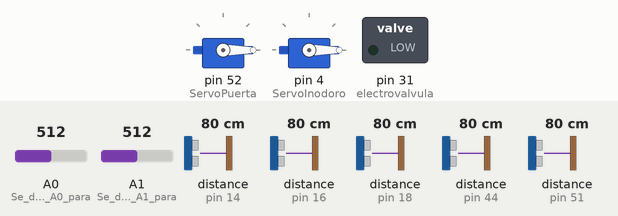
Simulated run of this sketch. Board: Arduino Mega 2560, built with avr-gcc and run on an emulated ATmega2560. On the bench: 2 × servo, switched loads named in the sketch (green lamp = pin HIGH). The test bench sets the inputs (shaded band); at power-on: distance to the obstacle (sensors on pin 44, pin 16, pin 14, pin 18, pin 51) 80 cm, A1 (Se_define_el_pin_A1_para) = 512, A0 (Se_define_el_pin_A0_para) = 512. What the sketch prints to the serial monitor is not drawn.

Above: at 1.9 s.
2.0 s: distance to the obstacle (sensor on pin 44) set to 18 cm
8.6 s: distance to the obstacle (sensor on pin 44) set to 14 cm
At 13.6 s:
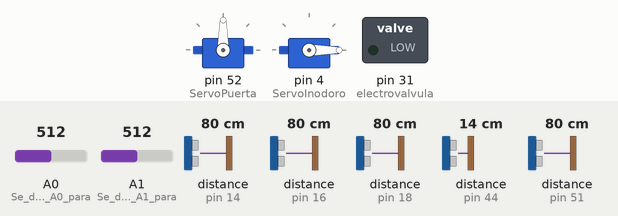
14.1 s: A1 (Se_define_el_pin_A1_para) set to 261
20.7 s: A1 (Se_define_el_pin_A1_para) set to 233
At 27.4 s:
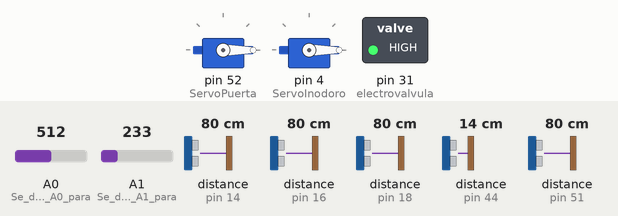
At 29.8 s:
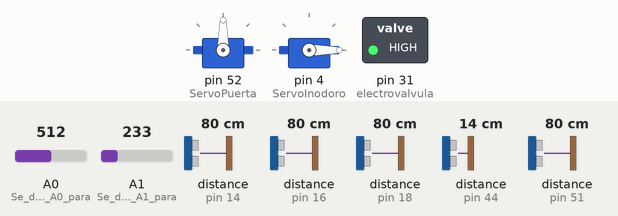
33.9 s: distance to the obstacle (sensor on pin 16) set to 6 cm
At 34.7 s:
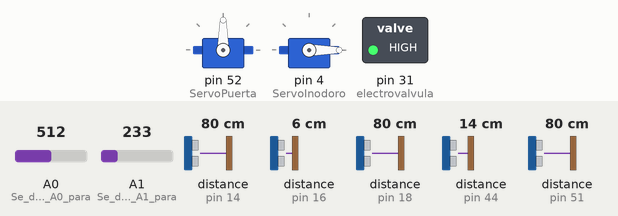
40.2 s: distance to the obstacle (sensor on pin 16) set to 3 cm
Timing chart, 0 to 43.3 s (numbered marks = the images above; inputs shaded):
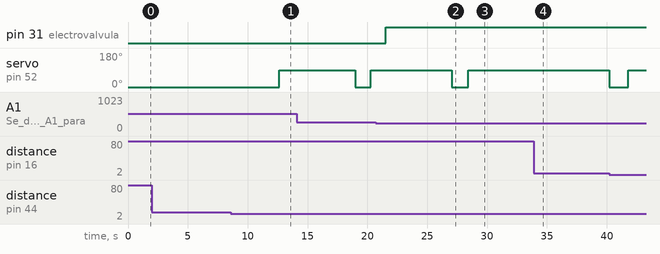

Measured:
- the behaviour switches between 16 and 15 cm on distance to the obstacle (sensor on pin 44) (found by bisection; images 0 and 1)
- the behaviour switches between 251 and 250 on A1 (Se_define_el_pin_A1_para) (found by bisection; images 1 and 2)
- after the input at 2.0 s, every drawn part: stays the same
- after the input at 8.6 s, servo on pin 52 (ServoPuerta): 0° → 90° after 4.1 s
- after the input at 20.7 s, pin 31 (electrovalvula): LOW → HIGH after 0.83 s
- after the input at 33.9 s, servo on pin 52 (ServoPuerta): stays 90° (without the input it goes to 0° after 1.3 s)

The sketch:

Ba_o_COMPLETO.ino
```cpp
#include <NewPing.h>
#include <Servo.h>

/*
  Pin 15: para el ULTRA SONIDO que dispara INODORO
  Pin 14: para el ULTRA SONIDO que recibe  INODORO
  Pin 17: para el BOTON que dispara INODORO
  Pin 16: para el BOTON que recibe INODORO
  Pin 4:  para el SERVO MOTOR
  Pin A0: para el SENSOR DE AGUA INODORO
  --------------------------------------------------
  Pin 19: para el ULTRA SONIDO que dispara LAVAMANOS
  Pin 18: para el ULTRA SONIDO que recibe LAVAMANOS
  Pin 31: para la ELECTRO VALVULA
  Pin A1: para el SENSOR DE AGUA LAVAMANOS
  --------------------------------------------------
  Pin 45: para el ULTRA SONIDO que dispara PUERTA Fuera
  Pin 46: para el ULTRA SONIDO que recibe PUERTA Fuera
  Pin 50: para el ULTRA SONIDO que dispara PUERTA Adentro
  Pin 51: para el ULTRA SONIDO que recibe PUERTA Adentro
  Pin 53: para el SERVO Puerta
*/

//Configuracion Ultra Sonido
#define dispara  15
#define recibe   14
#define distanciaMax 30
NewPing sonar(dispara, recibe, 10);
NewPing boton(17, 16, 10);

//Variable para el servo
Servo ServoInodoro;

//Inicialisacion de variables para el tiempo
long momentoDetectado = 0;
long tiempoServo = 0;
long tiempoMojado = 0;
long tiempoMojadoLavamanos = 0;

//Flags
boolean flagUltraSonido = false;  //true si se detecto con el ultrasonido algo x mas de 5 segundos
boolean flagTiempo = true;        //true si no detecto nada y false si detecto
boolean flagServo = false;
boolean flagServo90 = true;
boolean flagMojadoInodoro = true;
boolean flagAlertAguaInodoro = false ;
boolean flagMojadoLavamanos = true;

//Configuracion Ultra Sonido
  #define disparaLavamanos  19
  #define recibeLavamanos   18
  NewPing sonarLavamanos(disparaLavamanos, recibeLavamanos, 10);

  //Configuracion variables Lavamanos
  int electrovalvula = 31; //EL PIN 31 PARA LA ELECTROVALVULA     //LAVAMANOS

  //Inicializacion de variables para el tiempo
  long tiempoDetectadoLavamanos = 0;          //LAVAMANOS

//--------------------------------------NIKI PUERTA----------------------------------

//----------------------------------------------------Configuracion Ultra Sonido Puerta de INGRESO--------------------------------------------------
#define disparaPuerta  45
#define recibePuerta   44
#define distanciaMaxPuerta 15
NewPing sonarPuerta(disparaPuerta, recibePuerta, distanciaMaxPuerta);

//----------------------------------------------------Configuracion Ultra Sonido Puerta de RETIRO---------------------------------------------------
                    //Codigo Nuevo!!!!
#define disparaPuertaRetiro  50
#define recibePuertaRetiro   51
#define distanciaMaxPuertaRetiro 15
NewPing sonarPuertaRetiro(disparaPuertaRetiro, recibePuertaRetiro, distanciaMaxPuertaRetiro);


//--------------------------------------------------------------Variable para el servo--------------------------------------------------------------
Servo ServoPuerta;

//-----------------------------------------------------Inicialisacion de variables para el tiempo---------------------------------------------------
long tiempoDetectadoPuerta = 0;
long tiempoServoPuerta = 0;
                                        //Codigo Nuevo!!!!
long tiempoDetectadoPuertaRetiro = 0;
long tiempoServoPuertaRetiro = 0;

//---------------------------------------------------------------------Flags------------------------------------------------------------------------
boolean flagUltraSonidoPuerta = false;
boolean flagTiempoPuerta = true;
boolean flagServoPuerta = false;
boolean flagServo90Puerta = true;
                                        //Codigo Nuevo!!!!
boolean flagUltraSonidoPuertaRetiro = false;
boolean flagTiempoPuertaRetiro = true;
boolean flagServoPuertaRetiro = false;
boolean flagServo90PuertaRetiro = true;
boolean flagPuertaRetiro = false;
boolean flagPuertaRetiroDentro = true;


void setup()
{
  Serial.begin(9600);
  ServoPuerta.attach(52);
  ServoPuerta.write(0);
  ServoInodoro.attach(4);
  ServoInodoro.write(0);
  pinMode(A0, INPUT); //Se define el pin A0 para el sensor de agua del inodoro
  pinMode(A1, INPUT); //Se define el pin A1 para el sensor de agua del lavamanos
  pinMode(electrovalvula, OUTPUT); //SE DEFINE EL PIN DE LA ELECTRVALVULA COMO SALIDA       //LAVAMANOS
}

void loop()
{
  Serial.print("El sensor de agua mide: ");
    Serial.println(analogRead(A0));
  delay(1000);

  if(flagAlertAguaInodoro)
  {
    Serial.println("ALERTA/ALERTA/ALERTA/ALERTA/ALERTA/ALERTA/ALERTA");
    apagado();
    ultrasonidoLavamanos();
    puerta();
  }
  else
  {
    ultraSonidoInodoro();
    servoInodoro();
    aguaInodoro();
    ultrasonidoLavamanos();
    puerta();
  }

}

void ultraSonidoInodoro()
{
  if (detectar(1))                       //ingresa si detecta presencia
  {
    Serial.println("A");
    if (flagTiempo)                       //ingresa si es la primera vez que detecta presencia.
    {
      Serial.println("-------------------PRIMERA-------------------");
      flagTiempo = false;
      momentoDetectado = millis();         //guarda el momento cuando se detecta presencia x primera vez
    }
    if (millis() > momentoDetectado + 5000)//pregunta si pasaron 5s desde que detecto presencia x primera vez
    {
      flagUltraSonido = true;
      Serial.println("------------------5 SEGUNDOS-----------------");
    }
  }
  else
  {
    flagTiempo = true;
    Serial.println("NO Detectado");
    if (flagUltraSonido)
    {
      Serial.println("MOVE EL CULO");
      flagUltraSonido = false;
      flagServo = true;
    }
  }
}

boolean detectar(int num)
{
  //devuelve true si detecta una precencia a 20 cm o menos
  int distancia = calcularDistancia(num);
    Serial.print("la distancia detectada es: ");
    Serial.println(distancia);
  if ( distancia <20 and distancia >= 5)
  {
    //Serial.println("DETECTADO");
    return true;
  }
  else
  {
    return false;
  }
}

int calcularDistancia(int num)
{
  //calcula el tiempo que tardo ir y venir la sonda y con eso se calcula la distancia
  int Tiempo;
  switch(num)
  {
    case 1: //ultraSonido inodoro
            Tiempo = sonar.ping_median();
            Serial.println("INODORO");
            break;
    case 2: //ultraSonido boton
            Serial.println("BOTON");
            Tiempo = boton.ping_median();
            break;
    case 3: //ultraSonido lavamanos
            Serial.println("LAVAMANOS");
            Tiempo = sonarLavamanos.ping_median();
            break;
  }
   int Distancia = Tiempo / US_ROUNDTRIP_CM;
   return Distancia;
}
void servoInodoro()
{
    if (flagServo)
  {
    if (flagServo90)
    {
      moverServo90();
    }
    if (millis() > tiempoServo + 2000)
    {
      moverServo0();
    }
  }
}

void moverServo90()
{
  Serial.println("MOVIDO 90");
  ServoInodoro.write(90);
  flagServo90 = false;
  tiempoServo = millis();
}

void moverServo0()
{
  Serial.println("MOVIDO 0");
  ServoInodoro.write(0);
  flagServo = false;
  flagServo90 = true;
}

void aguaInodoro()
{
  if(analogRead(A0)>250)
  {
    Serial.println("-----------------------------------------------------------------------------------------------------------------------------------");
    if(flagMojadoInodoro)
    {
      tiempoMojado = millis();
      Serial.println("------------------MOJADO-----------------");
      flagMojadoInodoro=false;
    }

    if(millis() > tiempoMojado+5000)
    {
      Serial.println("------------------ALERT------------------");
      flagAlertAguaInodoro = true;
      ServoInodoro.write(0);
    }
  }
  else
  {
    flagMojadoInodoro=true;
  }
}

void apagado()
{
  if(detectar(2))
  {
    Serial.println("Boton Activado");
    flagAlertAguaInodoro = false;
    delay(5000);
  }
}

//--------------------------------------------------------------------------------LAVAMANOS-----------------------------------------------------------------------------------------------


void ultrasonidoLavamanos()
{
  if(analogRead(A1)>250)
  {
    aguaLavamanos();
  }else
    {
      if(detectar(3))
        {
          apagarLavamanos();
        }
      else
        {
          tiempoDetectadoLavamanos = activarLavamanos();
        }
    }

}

void aguaLavamanos()
{
    if(flagMojadoLavamanos)
    {
      tiempoMojadoLavamanos = millis();
      Serial.println("------------------MOJADO-----------------");
      flagMojadoLavamanos = false;
    }

    if(millis() > tiempoMojadoLavamanos+5000)
    {
      Serial.println("------------------ALERT------------------");
      apagarLavamanos();
    }
}

int activarLavamanos(){
  digitalWrite(electrovalvula, HIGH);
  Serial.println("prendemos lavamanos");
  return millis();
}

void apagarLavamanos(){
  digitalWrite(electrovalvula, LOW);
  Serial.println("apagamos lavamanos");
 }

 //--------------------------------------------PUERTA------------------------------------
 void puerta()
{
  if (detectarPuertaIngreso())                                                                    //ingresa si detecta presencia
  {
   if (flagTiempoPuerta)                                                                          //ingresa si es la primera vez que detecta presencia
   {
     flagTiempoPuerta = false;                                                                    //Cambia a false para que no entre la segunda vez que se detecta
     tiempoDetectadoPuerta = millis();                                                            //Empieza a correr el tiempo mientras se este detectando
   }
   if (millis() > tiempoDetectadoPuerta + 3500)                                                   //Cuando tiempo llegue a 3,5 segundos
   {
     flagUltraSonidoPuerta = true;
     flagServoPuerta = true;
   }
  }
  else if(detectarPuertaRetiro())   //CODIGO NUEVO!!!!!!!!!!!!!!!!!!!!!!!!!!!!!!!!!!!!!!!!!!!!!!!!!!!!!!!!!!!!
  {
   if (flagTiempoPuertaRetiro)                                                                    //ingresa si es la primera vez que detecta presencia
   {
    flagTiempoPuertaRetiro = false;                                                               //Cambia a false para que no entre la segunda vez que se detecta
    tiempoDetectadoPuertaRetiro = millis();                                                       //Empieza a correr el tiempo mientras se este detectando
   }
   if (millis() > tiempoDetectadoPuertaRetiro + 3500)                                             //Cuando tiempo llegue a 3,5 segundos
   {
    flagUltraSonidoPuertaRetiro = true;                                                           //El flagUltraSonidoPuertaRetiro es True
   }
  }
  else
  {
    flagTiempoPuerta = true;
  }

  while(flagUltraSonidoPuertaRetiro){                                                             //Cuando el flagUltraSonidoPuertaRetiro sea True va a entrar
    Serial.println("Entro al While de Puerta");
    flagTiempoPuertaRetiro = true;
    if (flagUltraSonidoPuertaRetiro)
    {
      flagUltraSonidoPuertaRetiro = false;                                                              //Cambia el flagUltraSonidoPuertaRetiro a False para que no entre otra vez
      flagServoPuertaRetiro = true;
    }
  }

  if (flagServoPuerta)                                                                            //Cuando el flag sea true va a entrar
  {
    if (flagServo90Puerta)
    {
      moverServo90Puerta();                                                                       //Mueve el Servo unos 90º
    }
    if (millis() > tiempoServoPuerta + 5500)                                                      //Espera unos 5,5 segundos y despues cierra la puerta
    {
      moverServo0Puerta();                                                                        //Mueve el Servo a la posicion inicial 0°
    }
  }
  else if(flagServoPuertaRetiro)      //CODIGO NUEVO!!!!!!!!!!!!!!!!!!!!!!!!!!!!!!!!!!!!!!!!!!!!!!!!!!!!!!!!!!!!!!
  {
     if (flagServo90PuertaRetiro)
    {
      moverServo90PuertaRetiro();                                                                 //Mueve el Servo unos 90º
    }
    if (millis() > tiempoServoPuertaRetiro + 5500)                                                //Espera unos 3,5 segundos y despues cierra la puerta
    {
      moverServo0PuertaRetiro();                                                                  //Mueve el Servo a la posicion inicial 0°
    }
  }
}


boolean detectarPuertaIngreso()                                                                   //Devuelve true si se detecta una presencia a 100cm o menos
{
                                      //CODIGO NUEVO!!!!!!!!!!!!!!!!!!!!!!!!!!!!!!!!!!!!!!!!!!!!!!!!!!!!!!!!!!!!!
  if(flagPuertaRetiroDentro){                                                                     //Si hay alguien dentro del baño la puerta no se puede abrir desde afuera
     int distanciaPuerta = calcularDistanciaPuerta();
    if ( distanciaPuerta <= 25  and  distanciaPuerta >=5 )
    {
      Serial.println(distanciaPuerta);
      Serial.println("Detecta AFUERA");
      return true;
    }
    else
    {
      Serial.println("NO Detecta AFUERA");
      return false;
    }
  }
  return false;
}

int calcularDistanciaPuerta()                                                                    //Calcula el tiempo que tarde en ir y volver la sonda y asi calcula la distancia
{
  int TiempoPuerta = sonarPuerta.ping_median();
  int DistanciaPuerta = TiempoPuerta / US_ROUNDTRIP_CM;
  return DistanciaPuerta;
}

void moverServo90Puerta()                                                                        //Mueve al Servo en 90°
{
  Serial.println("Se abrio la puerta desde AFUERA");
  ServoPuerta.write(90);
  flagServo90Puerta = false;
  tiempoServoPuerta = millis();
}

void moverServo0Puerta()                                                                         //Mueve al Servo a 0°
{
  Serial.println("Se cerro la puerta desde AFUERA");
  ServoPuerta.write(0);
  flagServoPuerta = false;
  flagServo90Puerta = true; //!!!!!!!!!!!!!!!!!!!!!!!!!!!!!!!!!!!!!!!!!!!!!!!!!!!!!!!!!!!!!!!!ALERT
}


//----------------------------------------------------------------------      C O D I G O  N U E V O      ----------------------------------------------------------------------


int calcularDistanciaPuertaRetiro()                                                              //Calcula el tiempo que tarde en ir y volver la sonda y asi calcula la distancia
{
  int TiempoPuertaRetiro = sonarPuertaRetiro.ping_median();
  int DistanciaPuertaRetiro = TiempoPuertaRetiro / US_ROUNDTRIP_CM;
  return DistanciaPuertaRetiro;
}

void moverServo0PuertaRetiro()                                                                   //Mueve al Servo en 0°
{
  Serial.println("Se cerro la puerta desde ADENTRO");
  ServoPuerta.write(0);
  flagServoPuertaRetiro = false;
  flagServo90PuertaRetiro = true;
  flagServoPuerta = false;
}

void moverServo90PuertaRetiro()                                                                  //Mueve al Servo en 90°
{
  Serial.println("Se abrio la puerta desde ADENTRO");
  ServoPuerta.write(90);
  flagServo90PuertaRetiro = false;
  tiempoServoPuertaRetiro = millis();
}

boolean detectarPuertaRetiro()                                                                   //Si la ditancia detectada es igual o menor a 100 cm devuelve true
{
  int distanciaPuertaRetiro = calcularDistanciaPuertaRetiro();                                   //Calcula el tiempo que tarde en ir y volver la sonda y asi calcula la distancia, y la guarda en la variable
  if ( distanciaPuertaRetiro <= 25  and  distanciaPuertaRetiro >=5)                               //Verifica si la distancia es igual o menor a 100 cm
  {
    Serial.println(distanciaPuertaRetiro);
    Serial.println("Detecta ADENTRO");
    return true;
  }
  else
  {
    Serial.println("NO Detecta ADENTRO");
    return false;
  }
}
```
